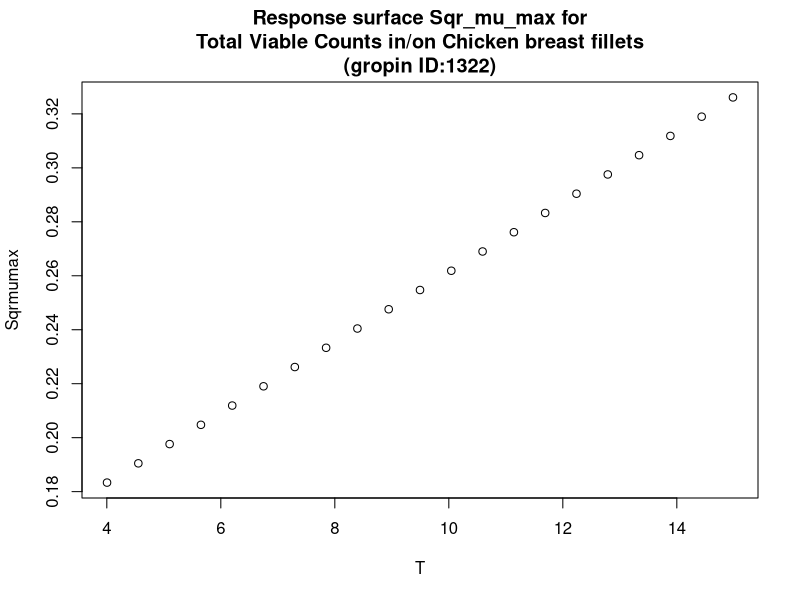

Write R code to recreate this figure.
#############################
# start of Parameter script
#############################
T <- seq(4.004,14.985014985015,length.out=21)
#############################
# end of Parameter script
#############################
############################# 
# start of Model script Gropin ID 1322 
#############################
 
# constant coefficients for this model
 
variables <- data.frame(T)
argumentsPar <- unique.data.frame(expand.grid(variables))
 
# heart of the model
response_surface <- function(T) {
   mumax <-0.013*(T+10.1)

	return(mumax=mumax)
} 

# output parameters
responseSurface <- cbind(argumentsPar,response_surface(argumentsPar['T']))
colnames(responseSurface) <- c(colnames(argumentsPar),'Sqrmumax')
#############################
# End of Model script
#############################
############################# 
# start of Visualisation script Gropin ID 1322 
#############################
titleText <-'Response surface Sqr_mu_max for
Total Viable Counts in/on Chicken breast fillets
(gropin ID:1322)'
plot(T,responseSurface$'Sqrmumax',xlab='T',
                          ylab='Sqrmumax',main=titleText)
#############################
# End of Visualisation script
#############################
